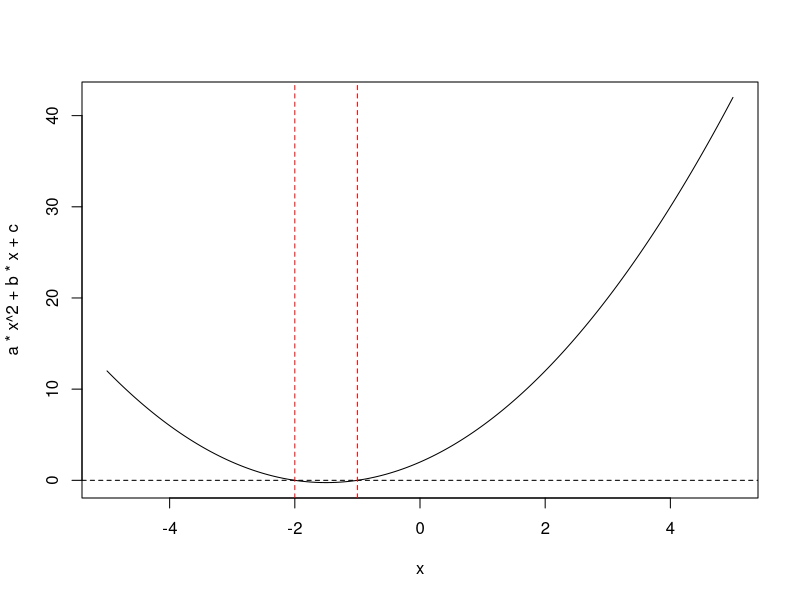

Recreate this plot in R.
## ---- chunk 1
a=1
b=3
c=2

if(b^2 == 4*a*c){
  p1 = paste0("there is one solution. The solution is x=", (-b + sqrt(b^2 - 4*a*c))/(2*a), ".")
  p2 = paste0("As indicated by the red dashed line, there is one point where the quadratic curve intersects with the line y=0: at x=", (-b + sqrt(b^2 - 4*a*c))/(2*a), ".")
}else if(b^2 > 4*a*c){
  p1 = paste0("there are two solutions. The solutions are x=", (-b + sqrt(b^2 - 4*a*c))/(2*a), " and x=", (-b - sqrt(b^2 - 4*a*c))/(2*a), ".")
  p2 = paste0("As indicated by the red dashed lines, there are two points where the quadratic curve intersects with the line y=0: one at x=", (-b + sqrt(b^2 - 4*a*c))/(2*a), " and the other at x=", (-b - sqrt(b^2 - 4*a*c))/(2*a), ".")
}else if(b^2 < 4*a*c){
  p1 = paste0("there are no real solutions.")
  p2 = paste0("As you can see, the quadratic curve does not intersect with the line y=0; hence, there are no solutions.")
}
## ---- chunk 2
x=seq(-5, 5, length.out = 300)
plot(x, a*x^2 + b*x + c, type = "l")
abline(h = 0, lty = 2)

if(b^2 == 4*a*c){
  abline(v = (-b + sqrt(b^2 - 4*a*c))/(2*a), col = "red", lty=2)
}else if(b^2 > 4*a*c){
    abline(v = (-b + sqrt(b^2 - 4*a*c))/(2*a), col = "red", lty=2)
    abline(v = (-b - sqrt(b^2 - 4*a*c))/(2*a), col = "red", lty=2)
}
